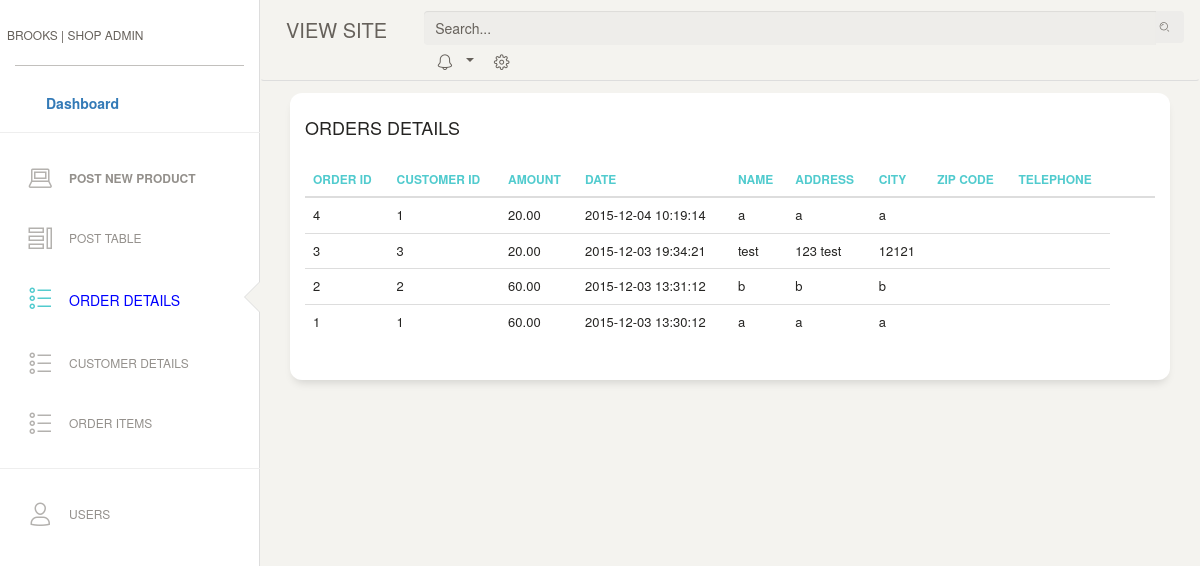
Before: /admin/adminpages/orders.php with the older database file.
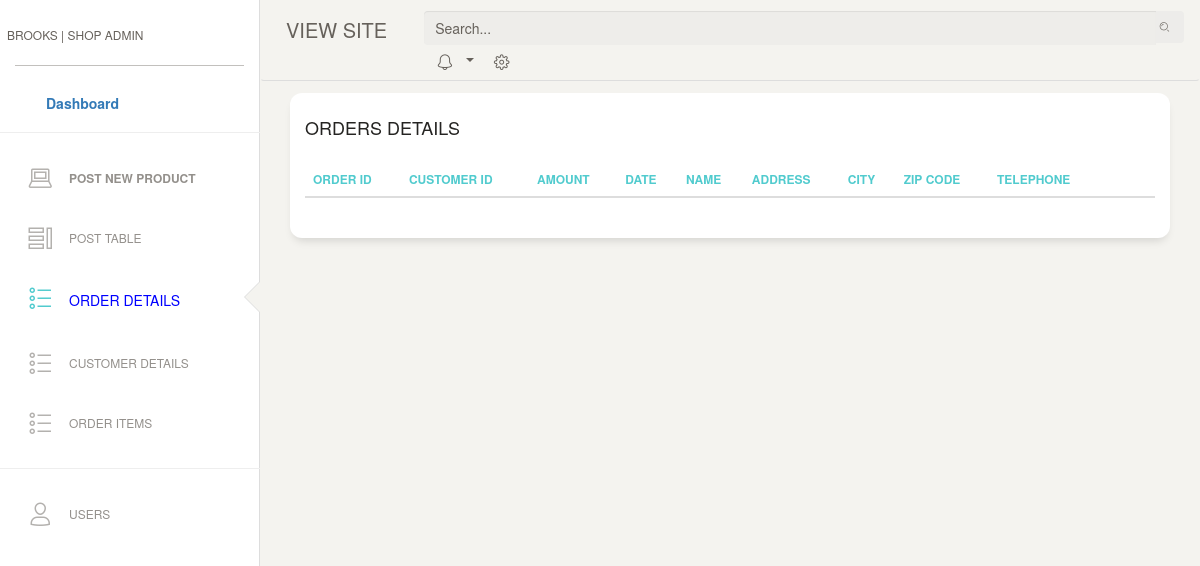
After: the same page with the newer database file.
### tables this page shows
CREATE TABLE IF NOT EXISTS `orders` (
  `orderid` int(10) unsigned NOT NULL,
  `customerid` int(10) unsigned NOT NULL,
  `amount` decimal(6,2) DEFAULT NULL,
  `date` timestamp NOT NULL DEFAULT CURRENT_TIMESTAMP,
  `ship_name` char(60) NOT NULL,
  `ship_address` char(80) NOT NULL,
  `ship_city` char(30) NOT NULL,
  `ship_zip_code` char(10) NOT NULL,
  `ship_country` char(20) NOT NULL
);

### admin/functions/database_functions.php (called while the page is built, shortened)
<?php
	function getAllOrders1($conn){
		$query = "SELECT * from orders ORDER BY orderid DESC";
		$result = mysqli_query($conn, $query);
		return $result;
	}
?>

### admin/adminpages/orders.php (the view, shortened to what this page needs)
<?php
  require "../functions/database_functions.php";
	$conn = db_connect();
  $result = getAllOrders1($conn);
?>
<!DOCTYPE html>
<html lang="en">
<head>
  <link href="https://maxcdn.bootstrapcdn.com/font-awesome/latest/css/font-awesome.min.css" rel="stylesheet">
  <link href="../assets/css/bootstrap.min.css" rel="stylesheet" />
  <link href="../assets/css/paper-dashboard.css?v=2.0.0" rel="stylesheet" />
  <link href="../assets/demo/demo.css" rel="stylesheet" />
  <link rel="stylesheet" type="text/css" href="bootstrap/css/bootstrap.css">
 <link rel="stylesheet" href="bootstrap/css/bootstrap-theme.css">
</head>
<body class="">
  <div class="wrapper">
    <div class="sidebar" data-color="white" data-active-color="primary">
    <div class="logo">
        <a href="dashboard.php" class="simple-text logo-normal">
        <b><h6> Brooks | Shop Admin</h6></b>
        </a>
      </div>
      <div class="sidebar-wrapper">
        <ul class="nav">
            <a href="dashboard.php">
              <i class="nc-icon nc-bank"></i>
             <h5> <b><p>Dashboard</p></b></h5>
            </a>
         <hr>
          <li>
            <a href="admin_add.php">
              <i class="nc-icon nc-laptop"></i>
             <b><p>Post New Product</p></b>
            </a>
          </li>
          <li>
          <li>
            <a href="./tables.php">
              <i class="nc-icon nc-tile-56"></i>
              <p>Post Table</p>
            </a>
          </li>
          <li>
           <li class="active">
            <a href="orders.php">
              <i class="nc-icon nc-bullet-list-67"></i>
              <b> <h5 style="color:blue;">   <p>Order Details</p></h5></b>
            </a>
          </li>
          <li>
            <a href="customer_details.php">
              <i class="nc-icon nc-bullet-list-67"></i>
              <p>Customer Details</p>
            </a>
          </li>
          <li>
            <a href="order_items.php">
              <i class="nc-icon nc-bullet-list-67"></i>
              <p>Order Items</p>
            </a>
          </li>
         <hr>
          <li>
            <a href="./user.php">
              <i class="nc-icon nc-single-02"></i>
              <p>Users</p>
            </a>
          </li>
        </ul>
      </div>
    </div>
    <div class="main-panel">
      <nav class="navbar navbar-expand-lg navbar-absolute fixed-top navbar-transparent">
        <div class="container-fluid">
          <div class="navbar-wrapper">
            <a class="navbar-brand" href="../../users/userpages/books.php">VIEW SITE </a>
          </div>
          <div class="collapse navbar-collapse justify-content-end" id="navigation">
            <form>
              <div class="input-group no-border">
                <input type="text" value="" class="form-control" placeholder="Search...">
                <div class="input-group-append">
                  <div class="input-group-text">
                    <i class="nc-icon nc-zoom-split"></i>
                  </div>
                </div>
              </div>
            </form>
            <ul class="navbar-nav">
              <li class="nav-item btn-rotate dropdown">
                <a class="nav-link dropdown-toggle" href="http://example.com" id="navbarDropdownMenuLink" data-toggle="dropdown" aria-haspopup="true" aria-expanded="false">
                  <i class="nc-icon nc-bell-55"></i>
                </a>
              </li>
              <li class="nav-item">
                <a class="nav-link btn-rotate" href="#pablo">
                  <i class="nc-icon nc-settings-gear-65"></i>
                </a>
              </li>
            </ul>
          </div>
        </div>
      </nav>
      <div class="content">
        <div class="row">
          <div class="col-md-12">
            <div class="card">
              <div class="card-header">
                <h4 class="card-title">ORDERS DETAILS</h4>
              </div>
              <div class="card-body">
                <div class="table-responsive">
         <table class="table">
                    <thead class=" text-primary">
                      <th style="font-size:12px;">Order ID</th>
                      <th style="font-size:12px;">Customer ID</th>
                      <th style="font-size:12px;">Amount</th>
                      <th style="font-size:12px;">Date</th>
                      <th style="font-size:12px;">Name</th>
                      <th style="font-size:12px;">Address</th>
                      <th style="font-size:12px;">City</th>
                      <th style="font-size:12px;">Zip Code</th>
                      <th style="font-size:12px;">Telephone</th>
                      <th>&nbsp;</th>
		                	<th>&nbsp;</th>
                    </thead>
                    <tbody>
                    <?php while($row = mysqli_fetch_assoc($result)){ ?>
                    <tr>
                      <td style="font-size:13px;"><?php echo $row['orderid']; ?></td>
                      <td style="font-size:13px;"><?php echo $row['customerid']; ?></td>
                      <td style="font-size:13px;"><?php echo $row['amount']; ?></td>
                      <td style="font-size:13px;"><?php echo $row['date']; ?></td>
                      <td style="font-size:13px;"><?php echo $row['ship_name']; ?></td>
                      <td style="font-size:13px;"><?php echo $row['ship_address']; ?></td>
                      <td style="font-size:13px;"><?php echo $row['ship_city']; ?></td>
                     <td style="font-size:13px;"><?php echo $row['zip_code']; ?></td>
                     <td style="font-size:13px;"><?php echo $row['tel_num']; ?></td>
                    </tr>
                    <?php } ?>
                    </tbody>
                  </table>
                </div>
              </div>
            </div>
          </div>
    </div>
  </div>
</body>
</html>

### admin/adminpages/orders.php (style rules this page uses)
ol, ul { list-style: none; }

Changed rows visible on the page:
removed orders: orderid "4", customerid "1", amount "20.00", date "2015-12-04 10:19:14", ship_name "a", ship_address "a", ship_city "a"
removed orders: orderid "3", customerid "3", amount "20.00", date "2015-12-03 19:34:21", ship_name "test", ship_address "123 test", ship_city "12121"
removed orders: orderid "2", customerid "2", amount "60.00", date "2015-12-03 13:31:12", ship_name "b", ship_address "b", ship_city "b"
removed orders: orderid "1", customerid "1", amount "60.00", date "2015-12-03 13:30:12", ship_name "a", ship_address "a", ship_city "a"
